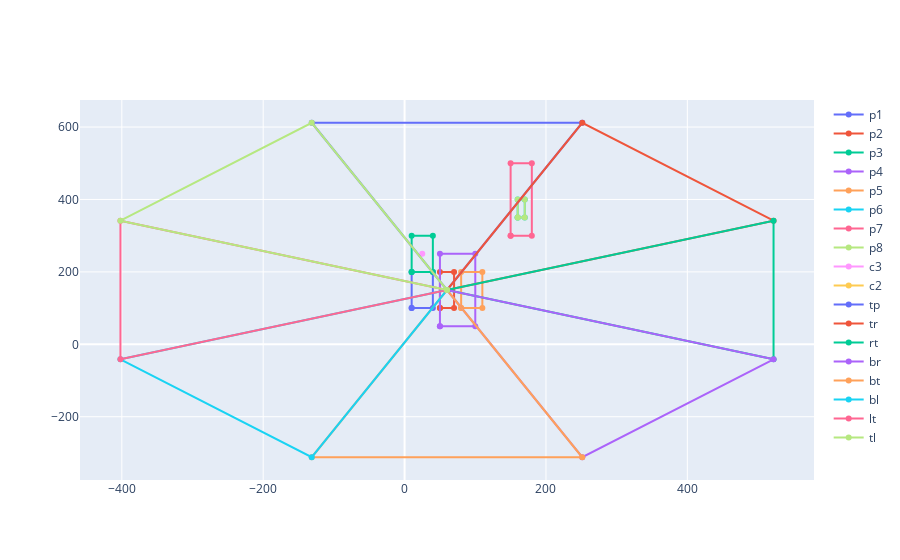

Write notebook code for a chart like this one.
### Code cell
fig = go.Figure()

for i in range(len(polygon_set)):
    fig.add_trace(go.Scatter(
        x=polygon_set[i][1],
        y=polygon_set[i][2],
        name = "p"+str(i+1) # legend entry 
    ))
    
fig.add_trace(go.Scatter(
    x = [25],
    y = [250],
    name = "c3"
    ))
    
fig.add_trace(go.Scatter(
    x = [60],
    y = [150],
    name = "c2"
    ))

for i in range(len(p2_triangle)):
    x_triangle = []
    y_triangle = []
    for j in range(4):
        x_triangle.append(p2_triangle[i][1].exterior.coords.xy[0][j])
        y_triangle.append(p2_triangle[i][1].exterior.coords.xy[1][j])
        
    fig.add_trace(go.Scatter(
        x = x_triangle,
        y = y_triangle,
        name = str(p2_triangle[i][0])
        ))
    
    
    
fig.show()

### Figure 1 — Plotly figure (JSON) as saved in the notebook; plotly's stock layout.template omitted (floating-point values rounded to 4 significant figures)
{"data": [{"name": "p1", "type": "scatter", "x": [10, 10, 40, 40, 10], "y": [100, 200, 200, 100, 100]}, {"name": "p2", "type": "scatter", "x": [50, 50, 70, 70, 50], "y": [100, 200, 200, 100, 100]}, {"name": "p3", "type": "scatter", "x": [10, 10, 40, 40, 10], "y": [200, 300, 300, 200, 200]}, {"name": "p4", "type": "scatter", "x": [50, 50, 100, 100, 50], "y": [50, 250, 250, 50, 50]}, {"name": "p5", "type": "scatter", "x": [80, 80, 110, 110, 80], "y": [100, 200, 200, 100, 100]}, {"name": "p6", "type": "scatter", "x": [160, 160, 170, 170, 160], "y": [350, 400, 400, 350, 350]}, {"name": "p7", "type": "scatter", "x": [150, 150, 180, 180, 150], "y": [300, 500, 500, 300, 300]}, {"name": "p8", "type": "scatter", "x": [160, 160, 170, 170, 160], "y": [350, 400, 400, 350, 350]}, {"name": "c3", "type": "scatter", "x": [25], "y": [250]}, {"name": "c2", "type": "scatter", "x": [60], "y": [150]}, {"name": "tp", "type": "scatter", "x": [60, 251.3, -131.3, 60], "y": [150, 611.9, 611.9, 150]}, {"name": "tr", "type": "scatter", "x": [60, 251.3, 521.9, 60], "y": [150, 611.9, 341.3, 150]}, {"name": "rt", "type": "scatter", "x": [60, 521.9, 521.9, 60], "y": [150, 341.3, -41.34, 150]}, {"name": "br", "type": "scatter", "x": [60, 521.9, 251.3, 60], "y": [150, -41.34, -311.9, 150]}, {"name": "bt", "type": "scatter", "x": [60, 251.3, -131.3, 60], "y": [150, -311.9, -311.9, 150]}, {"name": "bl", "type": "scatter", "x": [60, -131.3, -401.9, 60], "y": [150, -311.9, -41.34, 150]}, {"name": "lt", "type": "scatter", "x": [60, -401.9, -401.9, 60], "y": [150, -41.34, 341.3, 150]}, {"name": "tl", "type": "scatter", "x": [60, -401.9, -131.3, 60], "y": [150, 341.3, 611.9, 150]}], "layout": {}}
